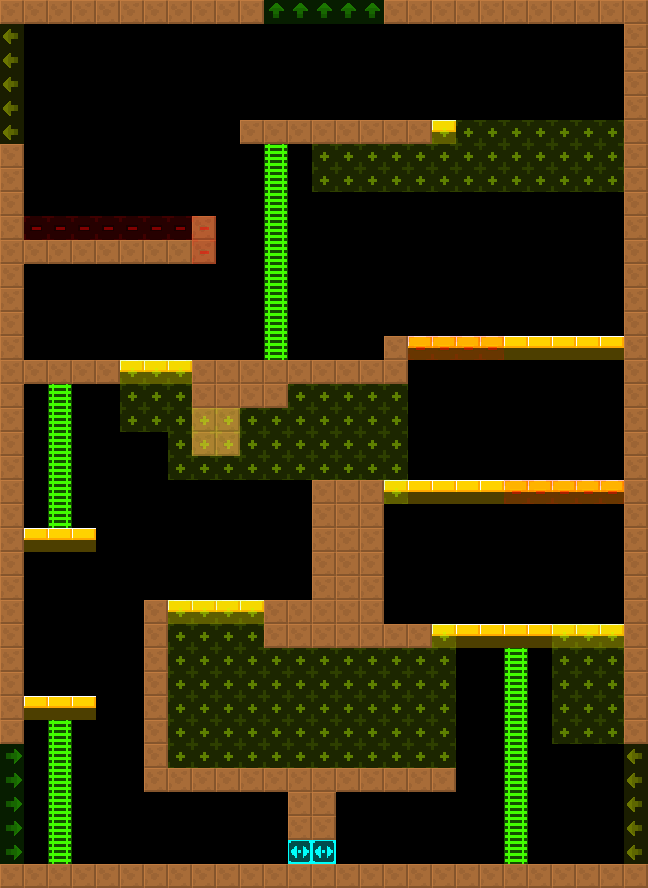

This game map was drawn from its Tiled (.tmx) file and the tilesets committed beside it. A one-line description and the trimmed map source follow:
An orthogonal 27x37 tile map with 24x24 px tiles, 2 tile layers (col, lnk), 2 tilesets and 1 object (Water).

<map version="1.4" tiledversion="1.4.2" orientation="orthogonal" renderorder="right-down" width="27" height="37" tilewidth="24" tileheight="24" infinite="0" nextlayerid="4" nextobjectid="8">
 <tileset firstgid="6" source="../../lnk.tsx" />
 <tileset firstgid="1" source="../../col.tsx" />
 <layer id="1" name="col" width="27" height="37">
  <data>[999 cells, 267 non-empty, 4 distinct tile ids]</data>
 </layer>
 <layer id="2" name="lnk" width="27" height="37" opacity="0.5">
  <data>[999 cells, 200 non-empty, 5 distinct tile ids]</data>
 </layer>
 <objectgroup id="3" name="markers" opacity="0.5">
  <object id="1" name="Water" type="Water" x="24" y="216" width="168" height="24">
   <properties>
    <property name="yr" value="0" />
    <property name="xr" value="0" />
   </properties>
  </object>
 </objectgroup>
</map>
